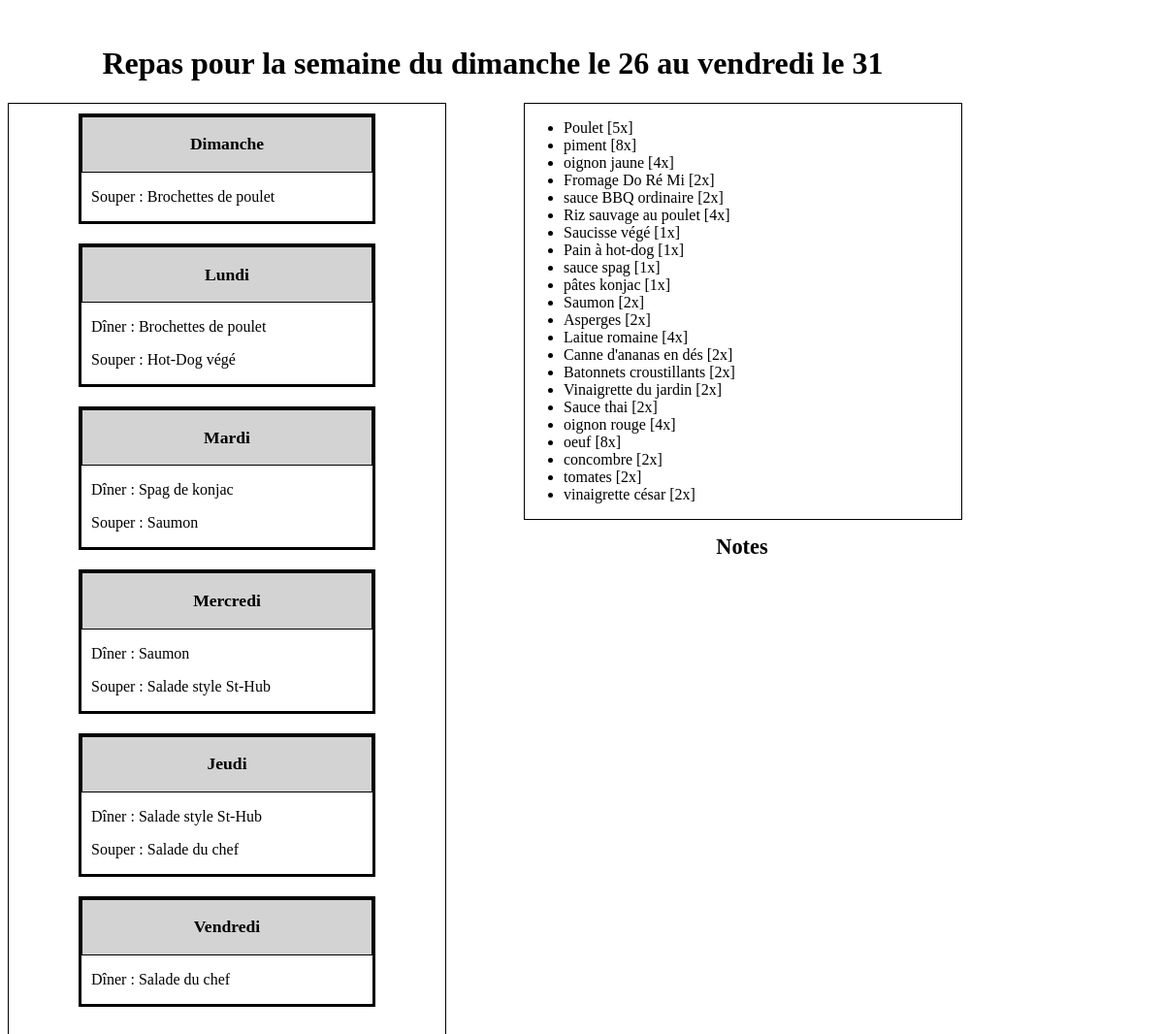
The page / on the database its author committed.
### food_planner_app/models.py (models this page shows)
class Recipe(models.Model):
	recipe_name = models.CharField(max_length=200)
	breakfast = models.BooleanField(default=False)
	lunch = models.BooleanField(default=True)
	dinner = models.BooleanField(default=True)
	sunday = models.BooleanField(default=True)
	monday = models.BooleanField(default=True)
	tuesday = models.BooleanField(default=True)
	wednesday = models.BooleanField(default=True)
	thursday = models.BooleanField(default=True)
	friday = models.BooleanField(default=True)
	generate_lunch = models.BooleanField(default=True)
	quick_preparation = models.BooleanField(default=False)
	long_preparation = models.BooleanField(default=False)
	ingredients = models.ManyToManyField(Ingredient, through=RecipeIngredient)
	def __str__(self):
		return self.recipe_name

class Ingredient(models.Model):
	ingredient_name = models.CharField(max_length=200)
	def __str__(self):
		return self.ingredient_name

### food_planner_app/views.py (the view)
# urls.py: url(r'^$', views.index, name='index'),
def index(request):
    Daily_Meals.create_week()
    Daily_Meals.fill_week()
    recipes = Recipe.objects.all()
    print(Daily_Meals["monday"])
    print("-----------!!")
    ingredient_list = []
    for day_object in Daily_Meals:
        if day_object.lunch:
            for ingredient in day_object.lunch.recipeingredient_set.all():
                print(str(ingredient.ingredient)+" -- "+str(ingredient.quantity))
                if len(ingredient_list) == 0:
                    ingredient_list.append([ingredient.ingredient, ingredient.quantity])
                ingredient_found = False
                for item in ingredient_list:
                    if ingredient.ingredient == item[0]:
                        item[1] = item[1] + ingredient.quantity
                        ingredient_found = True
                if not ingredient_found:
                    ingredient_list.append([ingredient.ingredient, ingredient.quantity])
        if day_object.dinner:
            for ingredient in day_object.dinner.recipeingredient_set.all():
                print(str(ingredient.ingredient)+" -- "+str(ingredient.quantity))
                if len(ingredient_list) == 0:
                    ingredient_list.append([ingredient.ingredient, ingredient.quantity])
                ingredient_found = False
                for item in ingredient_list:
                    if ingredient.ingredient == item[0]:
                        item[1] = item[1] + ingredient.quantity
                        ingredient_found = True
                if not ingredient_found:
                    ingredient_list.append([ingredient.ingredient, ingredient.quantity])
    print(ingredient_list)
    context = {"ingredient_list": ingredient_list, "daily_meals": list(Daily_Meals), "start_end_days": get_week_info()}
    return render(request, 'index.html', context)

### food_planner_app/templatetags/app_filters.py (called while the page is built)
@register.filter
@stringfilter
def translate(text):
    translation = {
        "monday": "Lundi",
        "tuesday": "Mardi",
        "wednesday": "Mercredi",
        "thursday": "Jeudi",
        "friday": "Vendredi",
        "saturday": "Samedi",
        "sunday": "Dimanche"
    }
    return translation[text.lower()]

### food_planner_app/views.py (called while the page is built)
def get_week_info():
    from datetime import datetime, timedelta
    now = datetime.now()
    weekday = now.weekday()
    next_sunday = now + timedelta(days=(6-weekday))
    next_friday = next_sunday + timedelta(days=5)
    return (next_sunday.day, next_friday.day)

    def __getitem__(self,val):
        new_index = (val%self.number_of_days) + self.index
        if new_index >= self.number_of_days:
            new_index = new_index - self.number_of_days
        return self.week_days[new_index]

    def __iter__(self):
        return iter(self.week_days)

    def __getitem__(cls,val):
        return cls.days[val]

    def __iter__(cls):
        return iter(cls.days.values())

    def __str__(self):
        if self.next_day:
            return self.day+"->"+self.next_day.day
        else:
            return self.day

    @property
    def next_day(self):
        return Daily_Meals[self.week_days[+1]]

    def create_week():
        for day in Week_Days():
            Daily_Meals.days[day] = Daily_Meals(day)

    def view_week():
        for item in Daily_Meals:
            print(item)
            print(type(item))
        print("----------viewer")
        for day in Daily_Meals:
            print(day)
            print(day.breakfast)
            print(day.lunch)
            print(day.dinner)
            print("----")

    def fill_day(day, meal, recipe):
        if isinstance(day, str) and (day in Week_Days()):
            day_to_fill = Daily_Meals[day]
        elif isinstance(day, Daily_Meals):
            day_to_fill = day
        else:
            raise Exception('fill_day expect a string with week day or instance of Daily_Meals')
        setattr(day_to_fill, meal, recipe)
        Daily_Meals.used_recipes.append(recipe.id)

### food_planner_app/templates/index.html (shortened to what this page needs)
﻿{% load app_filters %}
<!DOCTYPE html>
<html>
<head>
</head>
<body>
<h1>Repas pour la semaine du dimanche le {{ start_end_days.0 }} au vendredi le {{ start_end_days.1 }}</h1>
<div id="body">
<div id="daily_meals">
{% for day in daily_meals %}
<div id="{{ day }}_meals" class="day">
<div class="day_header">
<p>{{ day.day|translate }}</p>
</div>
{% if day.lunch %}
<div ondrop="drop(event)" ondragover="allowDrop(event)" class="lunch">
<p id="lunch{{ forloop.counter }}" draggable="true" ondragstart="drag(event)" class="padded">Dîner : {{ day.lunch }}</p>
</div>
{% endif %}
{% if day.dinner %}
<div ondrop="drop(event)" ondragover="allowDrop(event)" class="dinner">
<p id="dinner{{ forloop.counter }}" draggable="true" ondragstart="drag(event)" class="padded">Souper : {{ day.dinner }}</p>
</div>
{% endif %}
</div>
{% endfor %}
</div>
<div id="groceries_list">
<ul>
{% for ingredient in ingredient_list %}
<li>{{ ingredient.0 }} [{{ ingredient.1 }}x]</li>
{% endfor %}
</ul>
</div>
<div id="notes">
<h1>Notes</h1>
</div>
</div>
</body>
</html>

### food_planner_app/templates/index.html (style rules this page uses)
h1 { text-align: center; }
#notes h1 { font-size: 140%; }
html, body { width: 1000px; }
#body { width: 1000px; }
.day { width: 300px; margin-left: auto; margin-right: auto; margin-top: 10px; margin-bottom: 20px; border: 3px solid black; }
.day_header { border: 1px solid black; background-color: LightGray; //vertical-align: middle; text-align: center; font-weight: bold; font-size: 110%; padding: 0; }
#groceries_list { float: right; border: 1px solid black; width: 450px; overflow : hidden; position: relative; left: 80px; }
#notes { float: right; bottom-border: 1px solid black; width: 450px; overflow : hidden; position: relative; left: 80px; }
#daily_meals { float:left; border: 1px solid black; height: 1200px; width: 450px; margin: 0 auto; position: relative; left: 0px; }
.padded { padding-left: 10px; }

### rows shown on the page
Recipe: dinner "Brochettes de poulet", lunch "Brochettes de poulet"
Recipe: dinner "Hot-Dog végé"
Recipe: lunch "Spag de konjac"
Recipe: dinner "Saumon", lunch "Saumon"
Recipe: dinner "Salade style St-Hub", lunch "Salade style St-Hub"
Recipe: dinner "Salade du chef", lunch "Salade du chef"
Ingredient: ingredient_name "Poulet", ingredient "5"
Ingredient: ingredient_name "piment", ingredient "8"
Ingredient: ingredient_name "oignon jaune", ingredient "4"
Ingredient: ingredient_name "Fromage Do Ré Mi", ingredient "2"
Ingredient: ingredient_name "sauce BBQ ordinaire", ingredient "2"
Ingredient: ingredient_name "Riz sauvage au poulet", ingredient "4"
Ingredient: ingredient_name "Saucisse végé", ingredient "1"
Ingredient: ingredient_name "Pain à hot-dog", ingredient "1"
Ingredient: ingredient_name "sauce spag", ingredient "1"
Ingredient: ingredient_name "pâtes konjac", ingredient "1"
Ingredient: ingredient_name "Saumon", ingredient "2"
Ingredient: ingredient_name "Asperges", ingredient "2"
Ingredient: ingredient_name "Laitue romaine", ingredient "4"
Ingredient: ingredient_name "Canne d'ananas en dés", ingredient "2"
Ingredient: ingredient_name "Batonnets croustillants", ingredient "2"
Ingredient: ingredient_name "Vinaigrette du jardin", ingredient "2"
Ingredient: ingredient_name "Sauce thai", ingredient "2"
Ingredient: ingredient_name "oignon rouge", ingredient "4"
Ingredient: ingredient_name "oeuf", ingredient "8"
Ingredient: ingredient_name "concombre", ingredient "2"
Ingredient: ingredient_name "tomates", ingredient "2"
Ingredient: ingredient_name "vinaigrette césar", ingredient "2"

### other values the page prints
{{ start_end_days.0 }} "26"
{{ start_end_days.1 }} "31"
{{ day.day|translate }} "Dimanche" "Lundi" "Mardi" "Mercredi" "Jeudi" "Vendredi"
